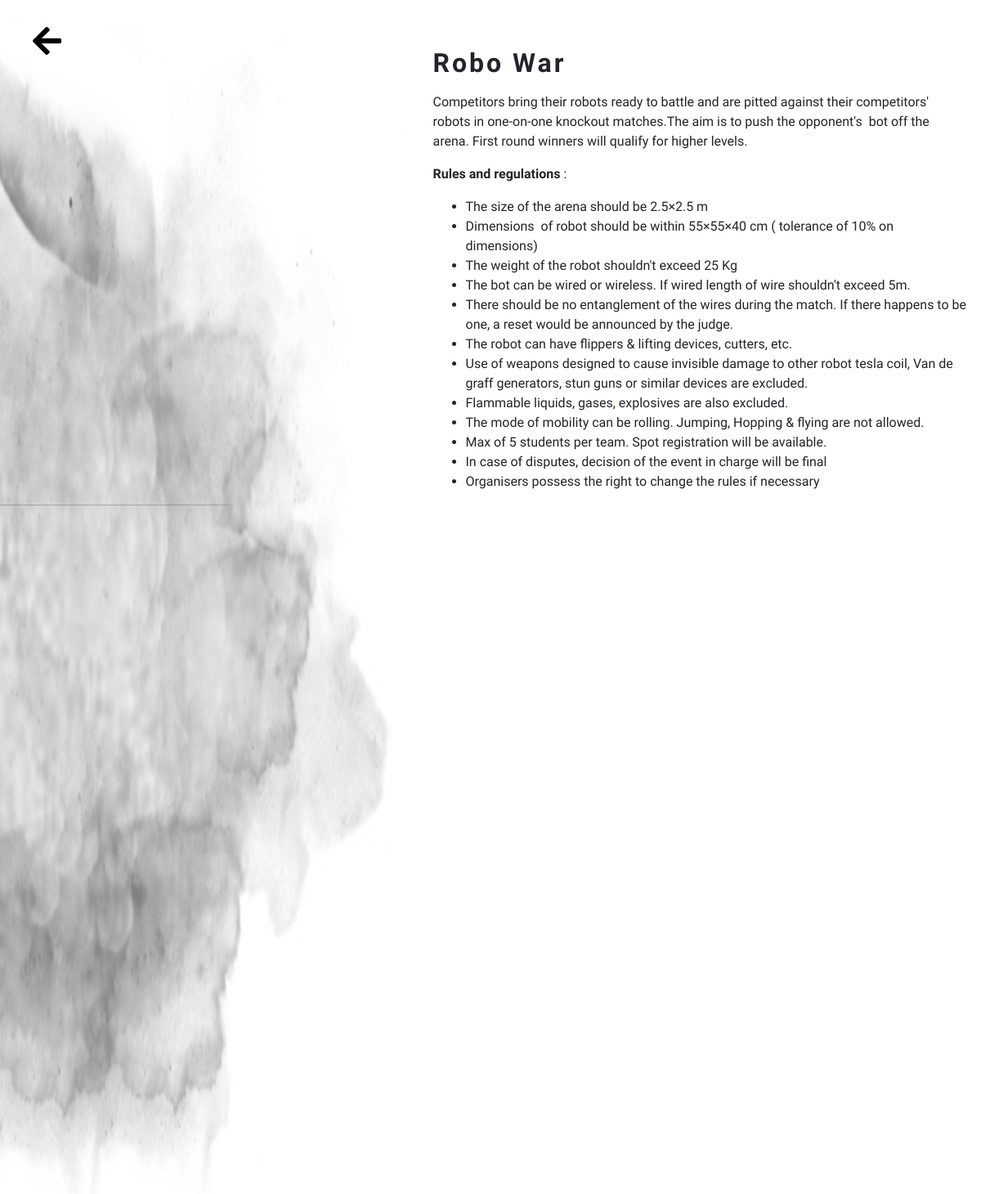
The app's page /event/robo_war with its own data.
### tables this page shows
CREATE TABLE `events` (
  `event_id` int(9) UNSIGNED NOT NULL,
  `cat_id` int(9) UNSIGNED NOT NULL,
  `title` varchar(50) NOT NULL,
  `short_desc` varchar(200) NOT NULL,
  `details` text NOT NULL,
  `min_memb` int(9) DEFAULT NULL,
  `max_memb` int(9) DEFAULT NULL,
  `venue` varchar(255) NOT NULL,
  `reg_fee` int(10) DEFAULT NULL,
  `prize` varchar(10) NOT NULL,
  `file1` varchar(60) DEFAULT NULL,
  `file2` varchar(60) DEFAULT NULL,
  `co1_name` varchar(100) NOT NULL,
  `co1_no` varchar(20) NOT NULL,
  `co2_name` varchar(100) NOT NULL,
  `co2_no` varchar(20) NOT NULL,
  `seats` int(10) NOT NULL,
  `reg_start` datetime NOT NULL,
  `reg_end` datetime NOT NULL,
  `username` varchar(20) NOT NULL,
  `pswd` char(60) NOT NULL,
  `link` char(100) NOT NULL
);

### application/controllers/Pages.php (called while the page is built, shortened)
<?php
class Pages extends CI_Controller {
    function __construct() {
        $this->load->model('report_model');
    }
    function SingleEvent($elink){
        $elink1=$this->security->xss_clean($elink);
       $data['event']=$this->report_model->get_single_event($elink1);
        $eid=$data['event']->event_id;
        $data['parent']=$this->report_model->get_event_cat_details($eid)->cat_name;
        $today = date('Y-m-d');
        $startdate=date('Y-m-d', strtotime($data['event']->reg_start));
        $enddate = date('Y-m-d', strtotime($data['event']->reg_end));
        $cnt=$this->report_model->get_event_reg_count($eid);
        if (($today >= $startdate) && ($today <= $enddate)){
            if($cnt<$data['event']->seats || $data['event']->seats == 0){
                $btn="<a href='#' class='btn btn-custom btn-primary'>BUY TICKET&nbsp;<i class='fas fa-shopping-cart'></i></a>";
            }else{
                $btn="<a href='#' class='btn btn-custom btn-danger disabled'>Sold Out&nbsp;<i class='fas fa-shopping-cart'></i></a>";
            }
        }else{
            if(($startdate  > $today)){
                $dtstart = date_create($startdate);
                $btn="<a href='#' class='btn btn-warning btn-custom disabled'>Registration Starts on ".date_format($dtstart, 'd-m-Y')."&nbsp;<i class='fas fa-clock'></i></a>";
            }
        }
       $data['islogged']=false;
       $data['btn']=$btn;
        $this->load->view('static/single_event',$data);
    }
}

### index.php (called while the page is built, shortened)
<?php
require_once BASEPATH.'core/CodeIgniter.php';

### application/models/Report_model.php (called while the page is built, shortened)
<?php
class Report_model extends CI_Model {
    public function get_single_event($link){
        $this->db->select ( '*' );
        $this->db->from ( 'events' );
        if( $link != NULL ){
            $this->db->where ('link',$link);
        }
        $query = $this->db->get ();
        return $query->row();
    }
    public function get_event_cat_details($id){
        $this->db->select ( 'categories.*' );
        $this->db->from ( 'events' );
        $this->db->join ( 'categories', 'categories.cat_id = events.cat_id' , 'inner' );
        if( $id != NULL ){
            $this->db->where ( 'events.event_id',$id);
        }
        $query = $this->db->get ();
        return $query->row();
    }
}
?>

### application/views/static/single_event.php (the view, shortened to what this page needs)
<html>
<head>
    <link rel="stylesheet" href="https://use.fontawesome.com/releases/v5.7.2/css/all.css">
    <link rel="stylesheet" href="https://maxcdn.bootstrapcdn.com/bootstrap/4.3.1/css/bootstrap.min.css">
</head>
<body>
<section>
    <h1><a  class="back_btn" style="position:absolute;top:30px;text-decoration:none;color:black;z-index:99;" href="<?=base_url("events/".$parent)?>"><i class="fa fa-arrow-left" aria-hidden="true"></i>
        </a></h1>
    <div class="container-fluid p-0 m-0 py-lg-3 py-md-0 ">
        <div class="row ">
            <div class="col-md-5 col-sm-12">
                <img src="<?=base_url();?>assets/front//img/event_mask.png" id="event-mask" style="position: absolute; width:100%; z-index:1; " alt="">
            </div>
            <div class="col-md-7 px-3 col-sm-12 event_block"  style="z-index: 1; display: block;  " >
                <div class="card-block px-3" style="margin-top: 5%; " id="img-cont">
                    <h2 class="card-title" style="font-weight: 900; letter-spacing: 3px;max-height: 100vh;"><?=$event->title?></h2>
                    <p class="card-text text-justify text-muted space" style="font-size: 1.2em;" ><?=$event->details?>
                    <br>
                </div>
            </div>
        </div>
    </div>
</section>
</body>
</html>

### application/views/static/single_event.php (style rules this page uses)
* { font-family: 'Pathway Gothic One', sans-serif; }
body { overflow-x: hidden; }
@media screen and (min-width: 768px) and (max-width: 1365px) { #event-mask { height: 100vh; } }
@media screen and (min-width: 768px) and (max-width: 1365px) { #img-cont { height : 540px; overflow-y: scroll } }
@media screen and (min-width: 768px) and (max-width: 1365px) { body { overflow: hidden; } }
@media screen and (min-width: 768px) and (max-width: 1365px) { .space { margin-right: 30px; } }
.back_btn { left:10px; }
@media screen and (min-width: 767px) { .back_btn { left:40px; } }

### records on screen
events: title "Robo War", details "Competitors bring their robots ready to battle and are pitted against their competitors' robots in one-on-one knockout matches.The aim is to push the opponent's bot off the arena. First round winners will qualify for higher levels. Rules and regulations : The size of the arena should be 2.5×2.5 m Dimensions of robot should be within 55×55×40 cm ( tolerance of 10% on dimensions) The weight of the robot shouldn't exceed 25 Kg The bot can be wired or wireless. If wired length of wire shouldn't exceed 5m. There should be no entanglement of the wires during the match. If there happens to be one, a reset would be announced by the judge. The robot can have flippers & lifting devices, cutters, etc.…"
